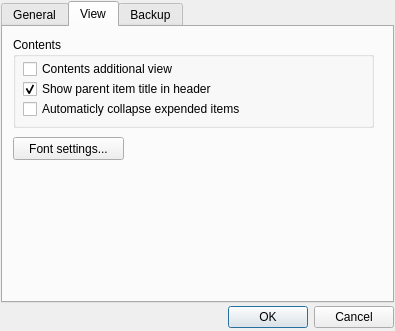
<ui version="4.0" >
 <class>AppSettings</class>
 <widget class="QDialog" name="AppSettings" >
  <property name="geometry" >
   <rect>
    <x>0</x>
    <y>0</y>
    <width>395</width>
    <height>331</height>
   </rect>
  </property>
  <property name="windowTitle" >
   <string>Settings</string>
  </property>
  <layout class="QHBoxLayout" >
   <property name="spacing" >
    <number>3</number>
   </property>
   <property name="leftMargin" >
    <number>1</number>
   </property>
   <property name="topMargin" >
    <number>1</number>
   </property>
   <property name="rightMargin" >
    <number>1</number>
   </property>
   <property name="bottomMargin" >
    <number>3</number>
   </property>
   <item>
    <layout class="QVBoxLayout" >
     <property name="spacing" >
      <number>3</number>
     </property>
     <item>
      <widget class="QTabWidget" name="tabWidget" >
       <property name="currentIndex" >
        <number>1</number>
       </property>
       <widget class="QWidget" name="tabGeneral" >
        <attribute name="title" >
         <string>General</string>
        </attribute>
        <layout class="QVBoxLayout" name="verticalLayout_3" >
         <item>
          <widget class="QLabel" name="label" >
           <property name="text" >
            <string>External editor</string>
           </property>
          </widget>
         </item>
         <item>
          <layout class="QHBoxLayout" name="horizontalLayout" >
           <property name="spacing" >
            <number>0</number>
           </property>
           <item>
            <widget class="QLineEdit" name="LEExternalEditor" />
           </item>
           <item>
            <widget class="QPushButton" name="PBExternalEditor" >
             <property name="minimumSize" >
              <size>
               <width>25</width>
               <height>25</height>
              </size>
             </property>
             <property name="maximumSize" >
              <size>
               <width>25</width>
               <height>25</height>
              </size>
             </property>
             <property name="text" >
              <string>...</string>
             </property>
            </widget>
           </item>
          </layout>
         </item>
         <item>
          <widget class="QLabel" name="label_2" >
           <property name="text" >
            <string>External browser</string>
           </property>
          </widget>
         </item>
         <item>
          <layout class="QHBoxLayout" name="horizontalLayout_2" >
           <property name="spacing" >
            <number>0</number>
           </property>
           <item>
            <widget class="QLineEdit" name="LEExternalBrowser" />
           </item>
           <item>
            <widget class="QPushButton" name="PBExternalBrowser" >
             <property name="minimumSize" >
              <size>
               <width>25</width>
               <height>25</height>
              </size>
             </property>
             <property name="maximumSize" >
              <size>
               <width>25</width>
               <height>25</height>
              </size>
             </property>
             <property name="text" >
              <string>...</string>
             </property>
            </widget>
           </item>
          </layout>
         </item>
         <item>
          <widget class="QFrame" name="frame" >
           <property name="frameShape" >
            <enum>QFrame::Box</enum>
           </property>
           <property name="frameShadow" >
            <enum>QFrame::Raised</enum>
           </property>
           <property name="midLineWidth" >
            <number>0</number>
           </property>
           <layout class="QHBoxLayout" name="horizontalLayout_7" >
            <item>
             <widget class="QLabel" name="label_8" >
              <property name="text" >
               <string>Log events:
0 = no log; 1 = basic;
2 = more info; 3 = debug</string>
              </property>
             </widget>
            </item>
            <item>
             <layout class="QVBoxLayout" name="verticalLayout_2" >
              <item>
               <layout class="QHBoxLayout" name="horizontalLayout_6" >
                <item>
                 <widget class="QSpinBox" name="SBAppLogLevel" >
                  <property name="minimumSize" >
                   <size>
                    <width>33</width>
                    <height>0</height>
                   </size>
                  </property>
                  <property name="maximumSize" >
                   <size>
                    <width>33</width>
                    <height>16777215</height>
                   </size>
                  </property>
                  <property name="maximum" >
                   <number>3</number>
                  </property>
                  <property name="value" >
                   <number>3</number>
                  </property>
                 </widget>
                </item>
                <item>
                 <widget class="QLabel" name="label_7" >
                  <property name="sizePolicy" >
                   <sizepolicy vsizetype="Preferred" hsizetype="Expanding" >
                    <horstretch>0</horstretch>
                    <verstretch>0</verstretch>
                   </sizepolicy>
                  </property>
                  <property name="text" >
                   <string>Log level for application</string>
                  </property>
                  <property name="buddy" >
                   <cstring>SBAppLogLevel</cstring>
                  </property>
                 </widget>
                </item>
               </layout>
              </item>
              <item>
               <layout class="QHBoxLayout" name="horizontalLayout_5" >
                <item>
                 <widget class="QSpinBox" name="SBPrjLogLevel" >
                  <property name="minimumSize" >
                   <size>
                    <width>33</width>
                    <height>0</height>
                   </size>
                  </property>
                  <property name="maximumSize" >
                   <size>
                    <width>33</width>
                    <height>16777215</height>
                   </size>
                  </property>
                  <property name="maximum" >
                   <number>3</number>
                  </property>
                  <property name="value" >
                   <number>3</number>
                  </property>
                 </widget>
                </item>
                <item>
                 <widget class="QLabel" name="label_6" >
                  <property name="sizePolicy" >
                   <sizepolicy vsizetype="Preferred" hsizetype="Expanding" >
                    <horstretch>0</horstretch>
                    <verstretch>0</verstretch>
                   </sizepolicy>
                  </property>
                  <property name="text" >
                   <string>Log level for project</string>
                  </property>
                  <property name="buddy" >
                   <cstring>SBPrjLogLevel</cstring>
                  </property>
                 </widget>
                </item>
               </layout>
              </item>
             </layout>
            </item>
           </layout>
          </widget>
         </item>
         <item>
          <widget class="QCheckBox" name="CBItemAutoProperties" >
           <property name="text" >
            <string>Do not ask for item properties when creating</string>
           </property>
           <property name="checked" >
            <bool>true</bool>
           </property>
          </widget>
         </item>
         <item>
          <spacer name="verticalSpacer" >
           <property name="orientation" >
            <enum>Qt::Vertical</enum>
           </property>
           <property name="sizeHint" stdset="0" >
            <size>
             <width>364</width>
             <height>110</height>
            </size>
           </property>
          </spacer>
         </item>
        </layout>
       </widget>
       <widget class="QWidget" name="tabView" >
        <attribute name="title" >
         <string>View</string>
        </attribute>
        <widget class="QPushButton" name="PBFontSettings" >
         <property name="geometry" >
          <rect>
           <x>10</x>
           <y>110</y>
           <width>111</width>
           <height>23</height>
          </rect>
         </property>
         <property name="text" >
          <string>Font settings...</string>
         </property>
        </widget>
        <widget class="QGroupBox" name="groupBox" >
         <property name="geometry" >
          <rect>
           <x>10</x>
           <y>10</y>
           <width>361</width>
           <height>91</height>
          </rect>
         </property>
         <property name="title" >
          <string>Contents</string>
         </property>
         <widget class="QCheckBox" name="CBContentsAdditionalView" >
          <property name="geometry" >
           <rect>
            <x>10</x>
            <y>20</y>
            <width>361</width>
            <height>24</height>
           </rect>
          </property>
          <property name="sizePolicy" >
           <sizepolicy vsizetype="Expanding" hsizetype="Minimum" >
            <horstretch>0</horstretch>
            <verstretch>0</verstretch>
           </sizepolicy>
          </property>
          <property name="text" >
           <string>Contents additional view</string>
          </property>
         </widget>
         <widget class="QCheckBox" name="CBAutoCollapse" >
          <property name="geometry" >
           <rect>
            <x>10</x>
            <y>60</y>
            <width>361</width>
            <height>24</height>
           </rect>
          </property>
          <property name="sizePolicy" >
           <sizepolicy vsizetype="Expanding" hsizetype="Minimum" >
            <horstretch>0</horstretch>
            <verstretch>0</verstretch>
           </sizepolicy>
          </property>
          <property name="text" >
           <string>Automaticly collapse expended items</string>
          </property>
          <property name="checked" >
           <bool>false</bool>
          </property>
         </widget>
         <widget class="QCheckBox" name="CBShowSubItemsTitle" >
          <property name="geometry" >
           <rect>
            <x>10</x>
            <y>40</y>
            <width>361</width>
            <height>24</height>
           </rect>
          </property>
          <property name="sizePolicy" >
           <sizepolicy vsizetype="Expanding" hsizetype="Minimum" >
            <horstretch>0</horstretch>
            <verstretch>0</verstretch>
           </sizepolicy>
          </property>
          <property name="text" >
           <string>Show parent item title in header</string>
          </property>
          <property name="checked" >
           <bool>true</bool>
          </property>
         </widget>
        </widget>
       </widget>
       <widget class="QWidget" name="tab" >
        <attribute name="title" >
         <string>Backup</string>
        </attribute>
        <layout class="QVBoxLayout" name="verticalLayout" >
         <item>
          <widget class="QLabel" name="label_5" >
           <property name="text" >
            <string>Path to store backup archives</string>
           </property>
          </widget>
         </item>
         <item>
          <layout class="QHBoxLayout" name="horizontalLayout_4" >
           <property name="spacing" >
            <number>0</number>
           </property>
           <item>
            <widget class="QLineEdit" name="LEBackupDir" />
           </item>
           <item>
            <widget class="QPushButton" name="PBBackupDir" >
             <property name="minimumSize" >
              <size>
               <width>25</width>
               <height>25</height>
              </size>
             </property>
             <property name="maximumSize" >
              <size>
               <width>25</width>
               <height>25</height>
              </size>
             </property>
             <property name="text" >
              <string>...</string>
             </property>
            </widget>
           </item>
          </layout>
         </item>
         <item>
          <widget class="QLabel" name="label_3" >
           <property name="text" >
            <string>Archiver</string>
           </property>
          </widget>
         </item>
         <item>
          <layout class="QHBoxLayout" name="horizontalLayout_3" >
           <property name="spacing" >
            <number>0</number>
           </property>
           <item>
            <widget class="QLineEdit" name="LEExternalArchiver" />
           </item>
           <item>
            <widget class="QPushButton" name="PBExternalArchiver" >
             <property name="minimumSize" >
              <size>
               <width>25</width>
               <height>25</height>
              </size>
             </property>
             <property name="maximumSize" >
              <size>
               <width>25</width>
               <height>25</height>
              </size>
             </property>
             <property name="text" >
              <string>...</string>
             </property>
            </widget>
           </item>
          </layout>
         </item>
         <item>
          <widget class="QLabel" name="label_4" >
           <property name="text" >
            <string>Parameters for archiver to compress directory with all its content.
For 7Zip: "a -t7z"</string>
           </property>
          </widget>
         </item>
         <item>
          <widget class="QLineEdit" name="LEExternalArchiverOptions" />
         </item>
         <item>
          <spacer name="verticalSpacer_2" >
           <property name="orientation" >
            <enum>Qt::Vertical</enum>
           </property>
           <property name="sizeHint" stdset="0" >
            <size>
             <width>364</width>
             <height>50</height>
            </size>
           </property>
          </spacer>
         </item>
        </layout>
       </widget>
      </widget>
     </item>
     <item>
      <layout class="QHBoxLayout" >
       <item>
        <spacer>
         <property name="orientation" >
          <enum>Qt::Horizontal</enum>
         </property>
         <property name="sizeHint" stdset="0" >
          <size>
           <width>40</width>
           <height>20</height>
          </size>
         </property>
        </spacer>
       </item>
       <item>
        <widget class="QDialogButtonBox" name="buttonBox" >
         <property name="orientation" >
          <enum>Qt::Horizontal</enum>
         </property>
         <property name="standardButtons" >
          <set>QDialogButtonBox::Cancel|QDialogButtonBox::Ok</set>
         </property>
        </widget>
       </item>
      </layout>
     </item>
    </layout>
   </item>
  </layout>
 </widget>
 <resources/>
 <connections>
  <connection>
   <sender>buttonBox</sender>
   <signal>accepted()</signal>
   <receiver>AppSettings</receiver>
   <slot>accept()</slot>
   <hints>
    <hint type="sourcelabel" >
     <x>248</x>
     <y>254</y>
    </hint>
    <hint type="destinationlabel" >
     <x>157</x>
     <y>274</y>
    </hint>
   </hints>
  </connection>
  <connection>
   <sender>buttonBox</sender>
   <signal>rejected()</signal>
   <receiver>AppSettings</receiver>
   <slot>reject()</slot>
   <hints>
    <hint type="sourcelabel" >
     <x>316</x>
     <y>260</y>
    </hint>
    <hint type="destinationlabel" >
     <x>286</x>
     <y>274</y>
    </hint>
   </hints>
  </connection>
 </connections>
</ui>
